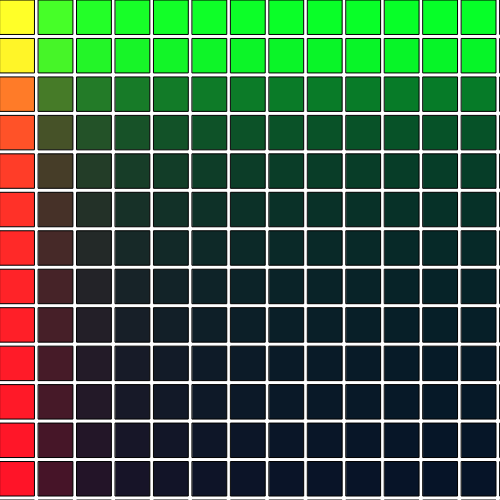
Frame 1 (no input)
Frame 60 (no input): identical to frame 1, image omitted
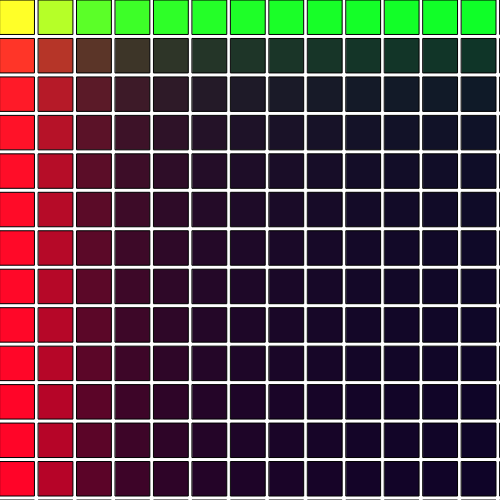
Frame 120 (the mouse pressed at the canvas centre since frame 60)

The p5.js sketch that drew these frames (run headless with seeded random() and noise() and a simulated clock; from frame 60 on, the mouse is pressed at the canvas centre):

// p5.js sketch
// ── sketch.js
let numberofsquares = 13;
let widthofbox;
let spaceing = 4;
let r = 70;
let g = 245;

function setup() {
  createCanvas(500, 500);
  //noLoop();

  widthofbox = width / numberofsquares;
}
function sizeofrectangle(i, j) { // here is week 5 
  rect(i * widthofbox, widthofbox * j, widthofbox - spaceing);
}
function mousePressed(){ // click on box with mouse to change colors 
  r = random(0,255);
  g = random(0,255);
}

function keyPressed(){
  
  if (keyCode === LEFT_ARROW) { // brings back red 
    r = (r + 10) % 256;
  } else if (keyCode === RIGHT_ARROW) { // right arrow no red
    r = 0;
  }

  console.log('r', r)

}

function draw() {
  background(255);

  for (var i = 0; i <= numberofsquares; i++) {
    //loop

    for (var j = 0; j <= numberofsquares; j++) {
      // nested loop

      fill(r / i, g / j, 40);
      sizeofrectangle(i,j);

      //rect(i *60 + random(50), 60*j, j*5, j*3);

      //fill(245/j, 33/i, 45, 100/j)

      //fill(66/i, 245/j, 40)
      //rect(20+ i *50, 50*j, j*5);
      //fill(245/j, 33/i, 45, 100/j)

      //rect(i *50 + random(30), 50*j, j*5, j*3);
    }
  }
      
}
    
    
